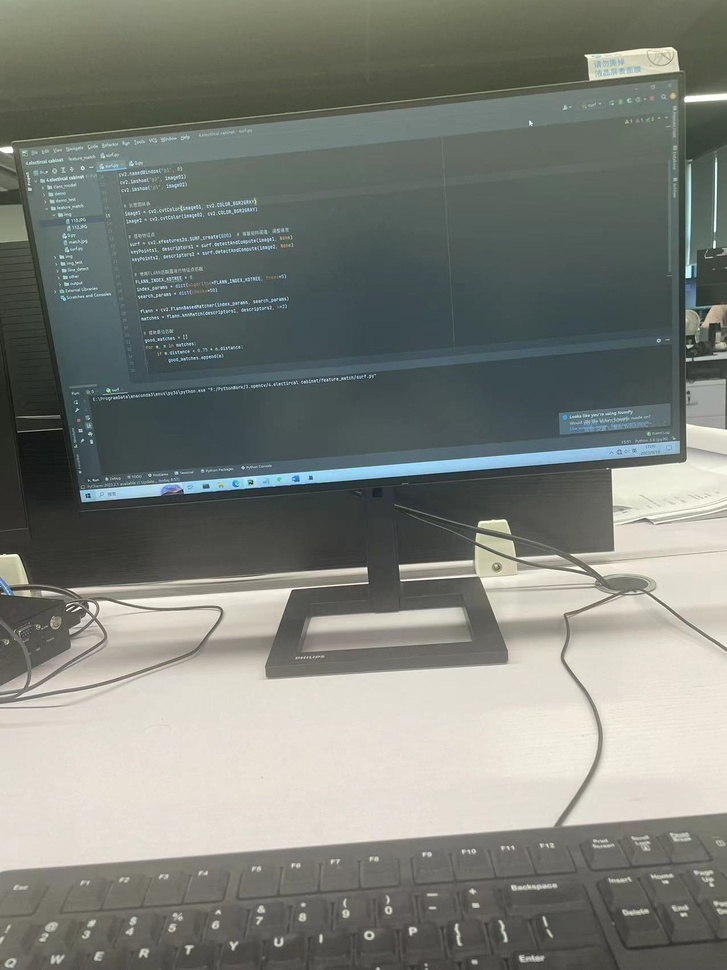
#> input picture 2.opencv/image_file/feature_match/1.jpg, 727 x 970 px, shrunk from 1276 x 1702 before the run
$ jupyter execute --allow-errors 2.feature_match.ipynb
#> lines starting #> are read from the running program, lines starting #| are printed output that depends on the picture
[cell 1]
import cv2
import matplotlib.pyplot as plt
import numpy as np

[cell 2]
image1 = cv2.imread(r"./image_file/feature_match/1.jpg")
#> image1 is the input picture: shape (970, 727, 3); mean B, G, R 122.1, 128.6, 124.8
image2 = cv2.imread(r"./image_file/feature_match/2.jpg")
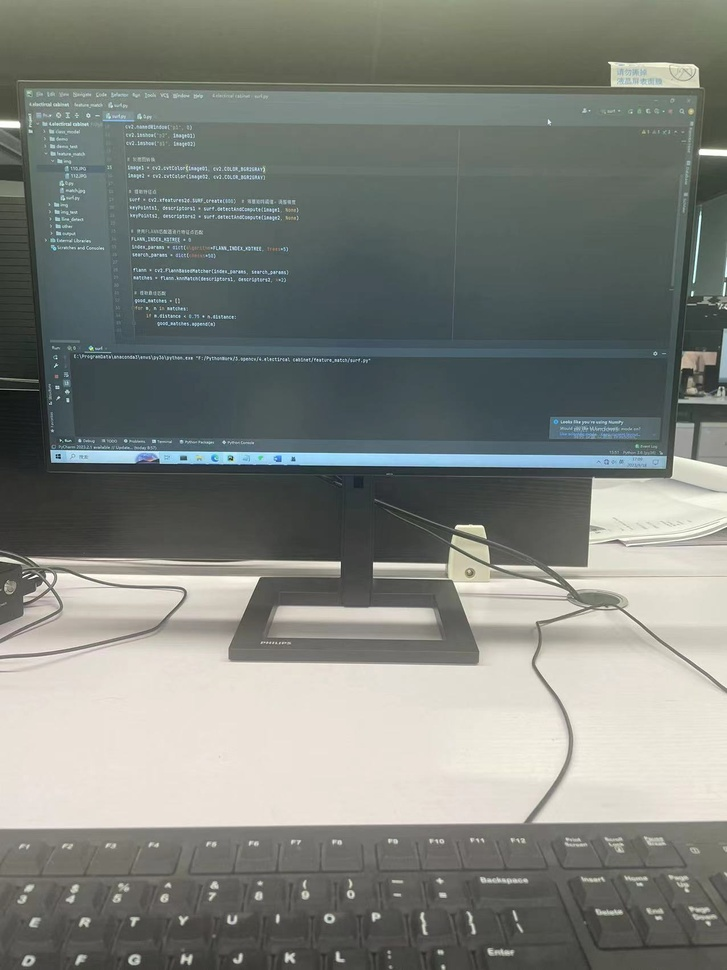
#> input picture 2.opencv/image_file/feature_match/2.jpg, 727 x 970 px, shrunk from 1276 x 1702 before the run
#> image2 is the input picture: shape (970, 727, 3); mean B, G, R 124.7, 130.3, 126.2

[cell 3]
plt.subplot(1, 2, 1)
plt.title('image1')
plt.imshow(cv2.cvtColor(image1, cv2.COLOR_BGR2RGB))
plt.axis('off')

plt.subplot(1, 2, 2)
plt.title('image2')
plt.imshow(cv2.cvtColor(image2, cv2.COLOR_BGR2RGB))
plt.axis('off')
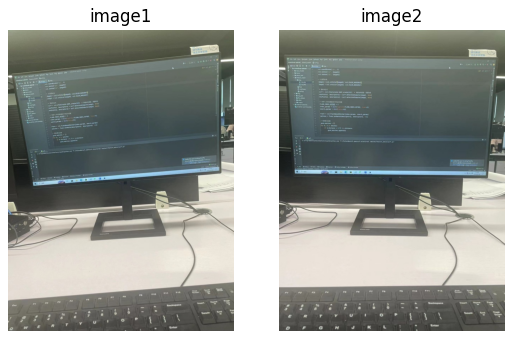
#> figure drawn by matplotlib, 2 panels

### 用SIFT提取特征
#### opencv3.x的版本才支持SUFT算法(cv2.xfeatures2d.SURF_create())

[cell 4]
surf = cv2.SIFT_create()
keyPoints1, descriptors1 = surf.detectAndCompute(image1, None)
#> keyPoints1 = 1271 keypoints; strongest (x, y, size): (688, 275, 4.5), (714, 247, 2), (8, 150, 6.1), (688, 346, 2.8)
keyPoints2, descriptors2 = surf.detectAndCompute(image2, None)
#> keyPoints2 = 1393 keypoints; strongest (x, y, size): (703, 152, 5.7), (15, 124, 6.4), (68, 400, 2.2), (80, 441, 2)

### 使用FLANN匹配器进行特征点匹配

[cell 5]
FLANN_INDEX_KDTREE = 0
index_params = dict(algorithm=FLANN_INDEX_KDTREE, trees=5)
search_params = dict(checks=50)

flann = cv2.FlannBasedMatcher(index_params, search_params)
matches = flann.knnMatch(descriptors1, descriptors2, k=2)
#> matches = 1271 matches

### 去掉最近邻m和次近邻n的距离比值太大的匹配结果

[cell 6]
good_matches = []
for m, n in matches:
    if m.distance < 0.7 * n.distance:
        good_matches.append(m)
#> after the loop, good_matches = 526 matches

### 绘制匹配结果

#> (a cell that did not finish here is left out)

### 根据特征匹配矫正图像位置

[cell 8]
# 计算转换矩阵
src_pts = np.float32([keyPoints1[m.queryIdx].pt for m in good_matches]).reshape(-1, 1, 2)
#> src_pts = 526 rows, first 8: [11.09, 172.1], [16.02, 555.4], [16.85, 186.1], [19.66, 207], [20.88, 205.6], [20.88, 205.6], [21.66, 236], [21.66, 236]
dst_pts = np.float32([keyPoints2[m.trainIdx].pt for m in good_matches]).reshape(-1, 1, 2)
#> dst_pts = 526 rows, first 8: [16.84, 155.2], [481.2, 526.5], [550.2, 437.3], [20.75, 184.1], [21.85, 183], [21.85, 183], [550.2, 437.3], [550.2, 437.3]

H, _ = cv2.findHomography(src_pts, dst_pts, cv2.RANSAC, 5)
#> H = [[1.06, -0.0866, 12.15], [0.122, 0.984, -56.87], [6.04e-05, -3.74e-05, 1]]

[cell 9]
# 透视变换
aligned_image = cv2.warpPerspective(image1, H, (image2.shape[1], image2.shape[0]))
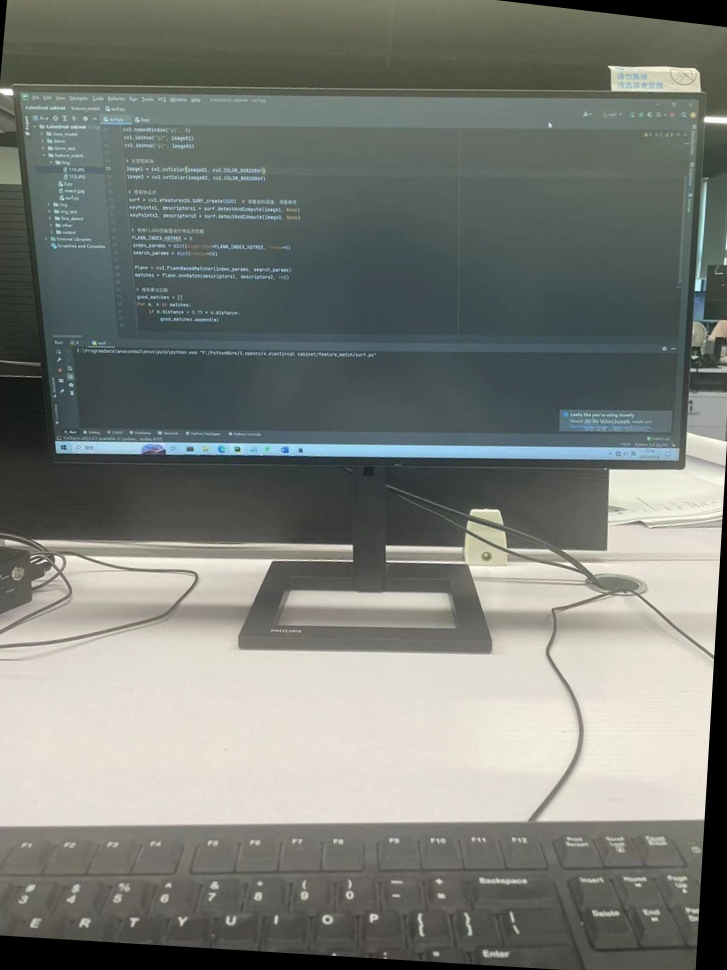
#> aligned_image: shape (970, 727, 3); mean B, G, R 119.2, 125, 121.2
plt.imshow(cv2.cvtColor(aligned_image, cv2.COLOR_BGR2RGB))
